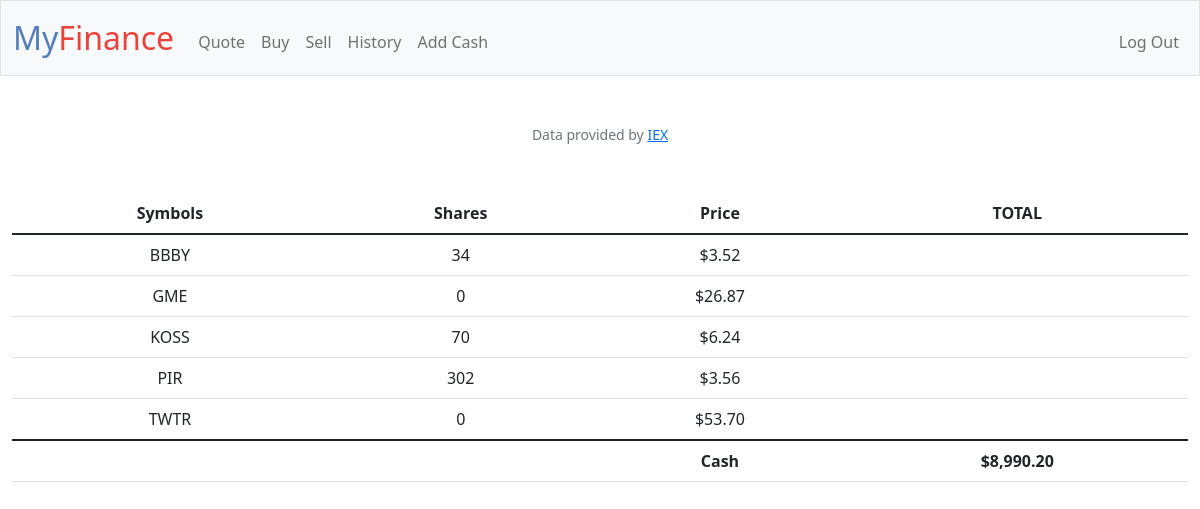
/ (signed in), run on the app's committed database.
### tables this page shows
CREATE TABLE 'transactions' ('id' INTEGER PRIMARY KEY AUTOINCREMENT NOT NULL, 'user_id' INTEGER, 'symbol' TEXT, 'shares' INTEGER, 'price' REAL, 'date' DATETIME);

CREATE TABLE users (id INTEGER PRIMARY KEY AUTOINCREMENT NOT NULL, username TEXT NOT NULL, hash TEXT NOT NULL, cash NUMERIC NOT NULL DEFAULT 10000.00);

### app.py (the view)
@app.route("/")
@login_required
def index():
    user_id = session["user_id"]
    transactions_db = db.execute("SELECT symbol, SUM(shares) AS shares, price FROM transactions WHERE user_id = ? GROUP BY symbol", user_id)
    cash_db = db.execute("SELECT cash FROM users WHERE id = ?", user_id)
    cash = cash_db[0]["cash"]
    return render_template("index.html", database = transactions_db, cash = cash)

### app.py (called while the page is built)
@app.after_request
def after_request(response):
    response.headers["Cache-Control"] = "no-cache, no-store, must-revalidate"
    response.headers["Expires"] = 0
    response.headers["Pragma"] = "no-cache"
    return response

### helpers.py (called while the page is built)
def login_required(f):
    @wraps(f)
    def decorated_function(*args, **kwargs):
        if session.get("user_id") is None:
            return redirect("/login")
        return f(*args, **kwargs)
    return decorated_function

def usd(value):
    return f"${value:,.2f}"

### templates/index.html (shortened to what this page needs)
{% extends "layout.html" %}
{% block main %}
    <table class="table">
        <thead>
        <tr>
            <th scope="col">Symbols</th>
            <th scope="col">Shares</th>
            <th scope="col">Price</th>
            <th scope="col">TOTAL</th>
        </tr>
        </thead>
        <tbody>
            {% for row in database %}
                <tr>
                    <td>{{ row["symbol"] }}</td>
                    <td>{{ row["shares"] }}</td>
                    <td>{{ row["price"] | usd }}</td>
                    <td>{{ row["total"] }}</td>
                </tr>
                {% endfor %}
        <t/body>
        <tfoot>
            <tr>
                <td></td>
                <td></td>
                <th scope="1">Cash</th>
                <th scope="1">{{ cash | usd }}</th>
            </tr>
        </tfoot>
{% endblock %}

### data on the page
transactions: symbol "BBBY", shares "34", price "$3.52"
transactions: symbol "GME", shares "0", price "$26.87"
users: cash "$8,990.20"

### other printed values
{{ row["symbol"] }} "KOSS" "PIR" "TWTR"
{{ row["shares"] }} "70" "302" "0"
{{ row["price"] | usd }} "$6.24" "$3.56" "$53.70"
